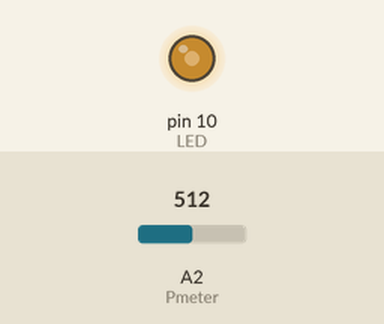
This sketch was run on a simulated Arduino Uno, built with avr-gcc and run on an emulated ATmega328P. Shown: output pins drawn as LEDs (lit = HIGH). The inputs (shaded band) are chosen by the test bench; at power-on: A2 (Pmeter) = 512.

Above: at 1.2 s.
1.3 s: A2 (Pmeter) set to 716
At 1.6 s:
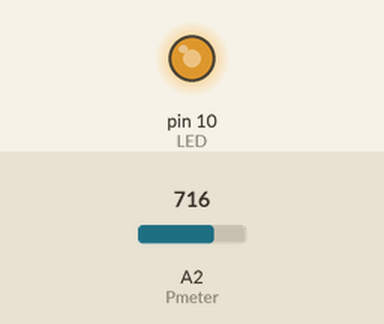
2.8 s: A2 (Pmeter) set to 900
At 4.0 s:
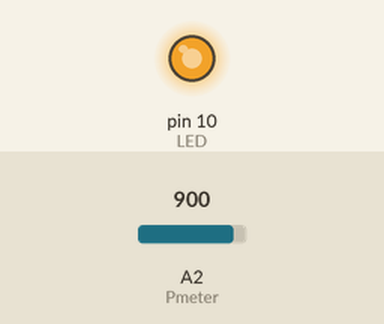
4.3 s: A2 (Pmeter) set to 122
At 5.1 s:
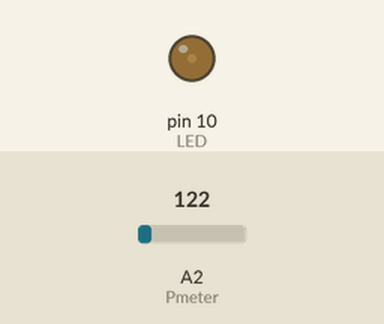
5.8 s: A2 (Pmeter) set to 0
At 6.2 s:
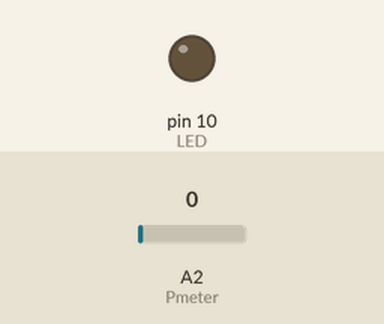
Timing chart, 0 to 8.3 s (numbered marks = the images above; inputs shaded):
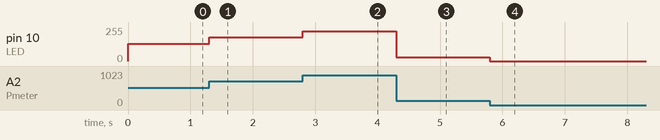

Measured:
- after the input at 1.3 s, pin 10 (LED): 128/255 → 179/255 at once
- after the input at 2.8 s, pin 10 (LED): 179/255 → 225/255 at once
- after the input at 4.3 s, pin 10 (LED): 225/255 → 30/255 at once
- after the input at 5.8 s, pin 10 (LED): 30/255 → 0/255 at once

The sketch:

Analog_Input_1.ino
```cpp
/* ANALOG INPUT: This program shows how an INPUT can change control the OUTPUT.
 *  We are using a potentionmeter as INPUT, LED as an OUTPUT and a resistor.
 *  The bit range of an LED is 0-255.
 *  The bit range of the Potentiometer is 0-1023.
 *  As the reference of arduino says, analogRead values go from 0 to 1023, analogWrite values from 0 to 255.
 *  We use math to scale the range. ( The value of the potentiometer / 4)
 */

int Pmeter = A2; //Set the potentiometer to analog input 2.
int LED = 10;    //Set the Led to digital output 10.
int Bright = 0;  //variable where the potentiometer's will be store.


void setup() {
  // put your setup code here, to run once:
pinMode(LED, OUTPUT); //Set the led pin as an OUTPUT.
}

void loop() {
  // put your main code here, to run repeatedly:

Bright = analogRead(Pmeter); //Read and store the potentiometer value in the Bright
analogWrite(LED, Bright/4);  //Scale the value so it the LED could work.
}
```
